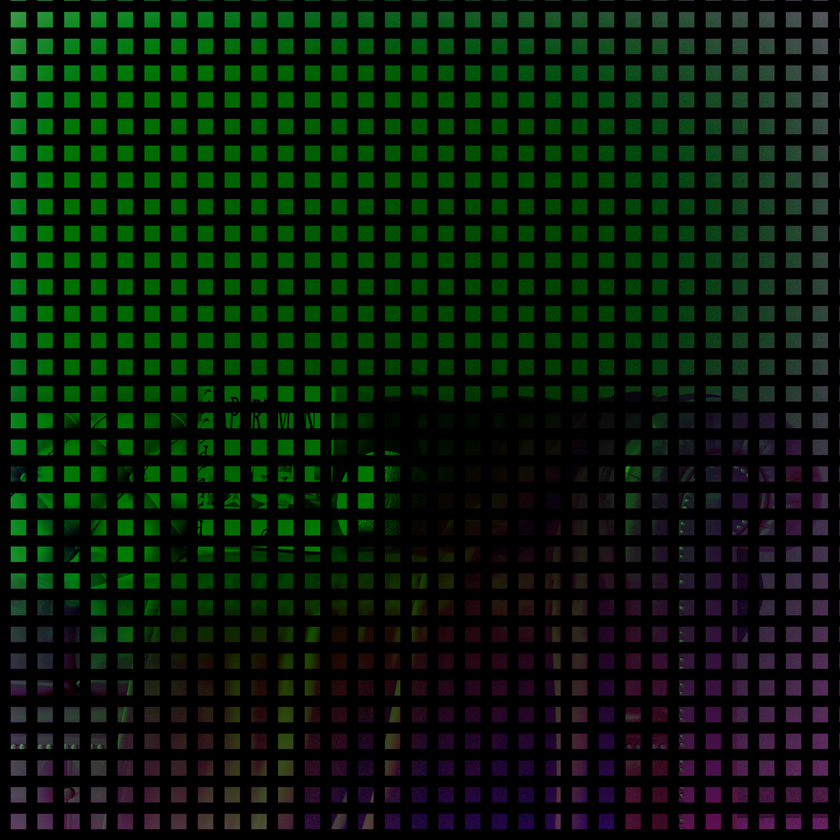
%> input picture Deglared/Coach/3.png, 840 x 840 px, shrunk from 3000 x 3000 before the run
$ octave deglare_image_test.m   (GNU Octave 9; MATLAB toolbox functions it lacks are replaced by stand-ins)
%> lines starting %> are read from the running program, lines starting %| are printed output that depends on the picture
### create_g.m
function g = create_g(m_minus, r, size)
    occluded = m_minus .* r;

    numerator = imgaussfilt(occluded, size);
    denominator = imgaussfilt(m_minus, size);

    g = numerator ./ denominator;
end

### create_s.m
function s = create_s(m_plus, r, g)
    s = m_plus .* (r - g);
end

### deglare_image.m
function deglared = deglare_image(I, mask_plus, mask_minus)
    g = create_g(mask_minus, I, 25);
    deglared = create_s(mask_plus, I, g);
end

### deglare_image_test.m
imname = "3.png";
glared = im2double(imread(sprintf('Glare/Coach/%s', imname)));
mask_plus = im2double(imread('Masks/1_plus.png'));
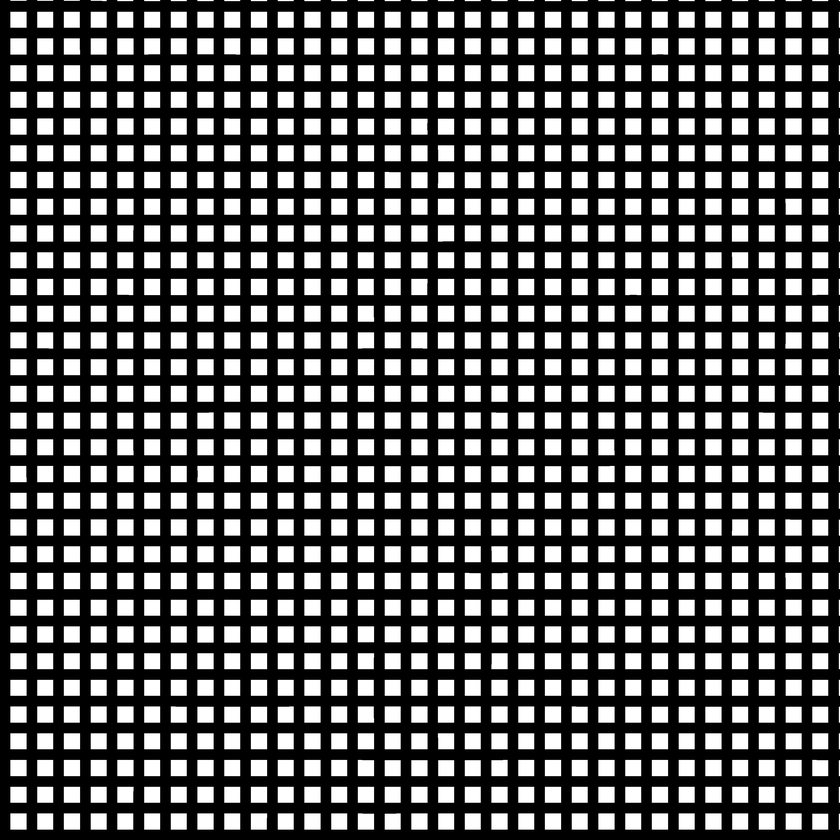
%> input picture Masks/1_plus.png, 840 x 840 px, shrunk from 3000 x 3000 before the run
%> mask_plus: size 840x840x3 double; min 0, max 1, mean 0.354
mask_minus = im2double(imread('Masks/1_minus.png'));
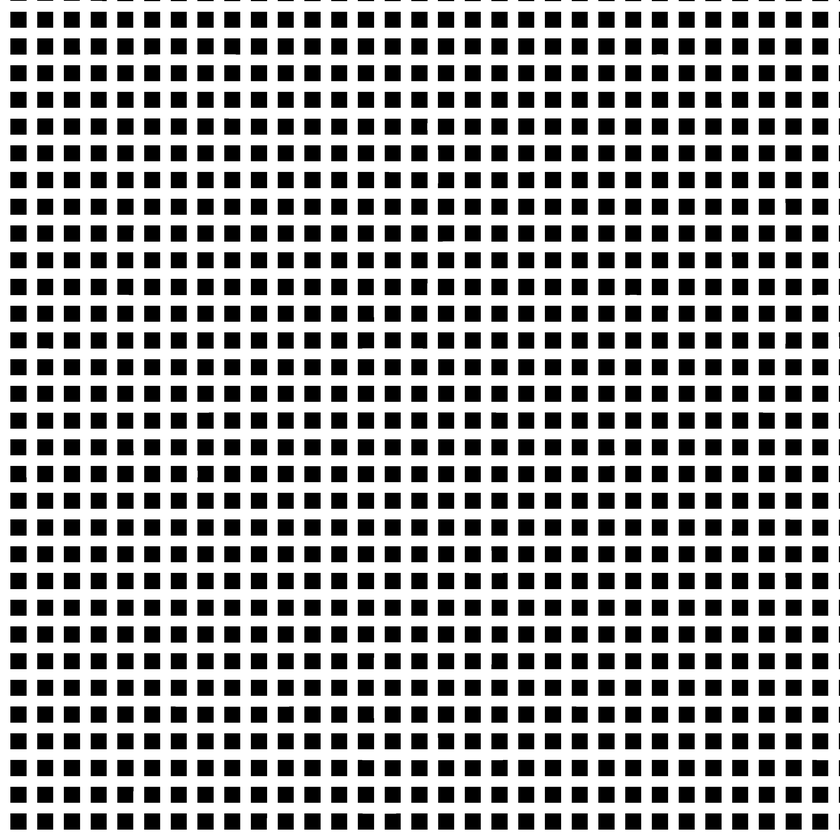
%> input picture Masks/1_minus.png, 840 x 840 px, shrunk from 3000 x 3000 before the run
%> mask_minus: size 840x840x3 double; min 0, max 1, mean 0.646

deglared = deglare_image(glared, mask_plus, mask_minus);
%> in create_g, `occluded = m_minus .* r;`:
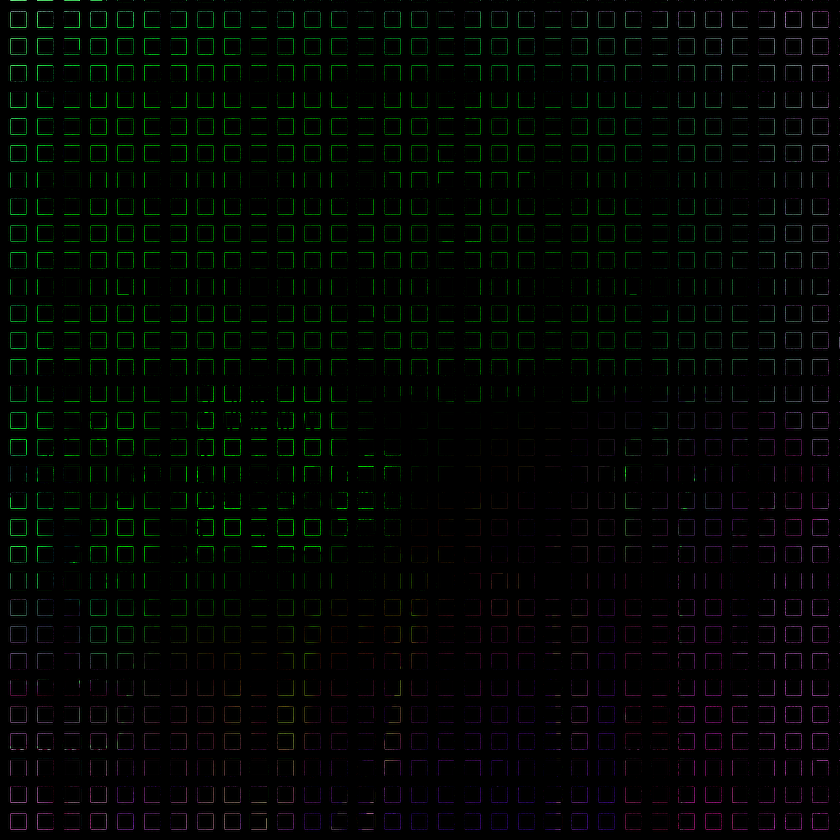
%> occluded: size 840x840x3 double; mean R, G, B 0.000718, 0.00176, 0.000814; drawn with min black and max white
%> in create_g, `numerator = imgaussfilt(occluded, size);`:
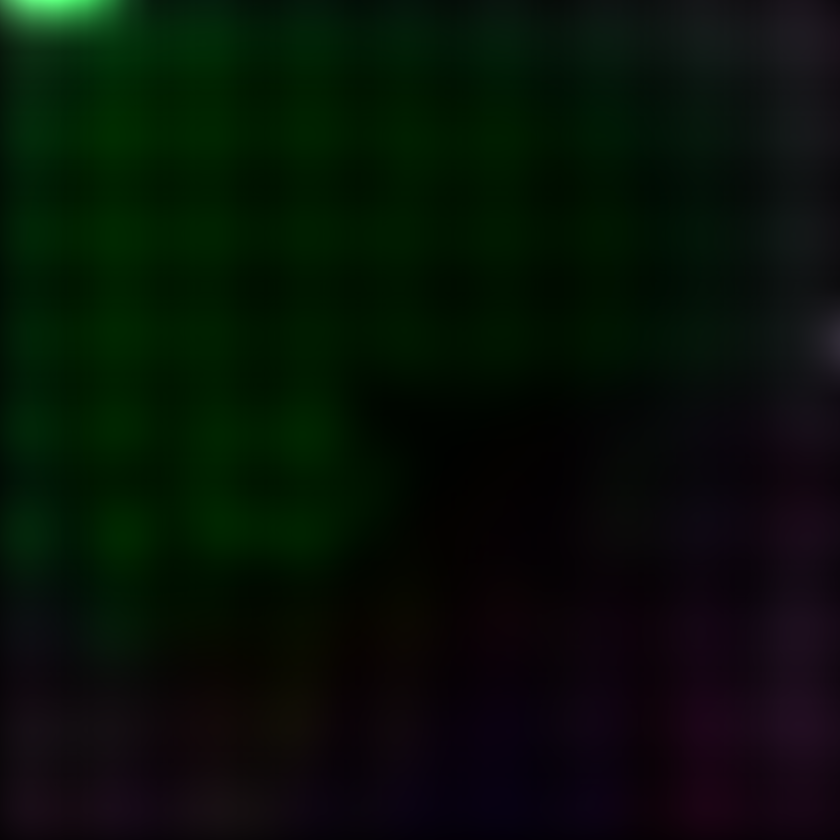
%> numerator: size 840x840x3 double; mean R, G, B 0.000709, 0.00177, 0.000804; drawn with min black and max white
%> in create_g, `denominator = imgaussfilt(m_minus, size);`:
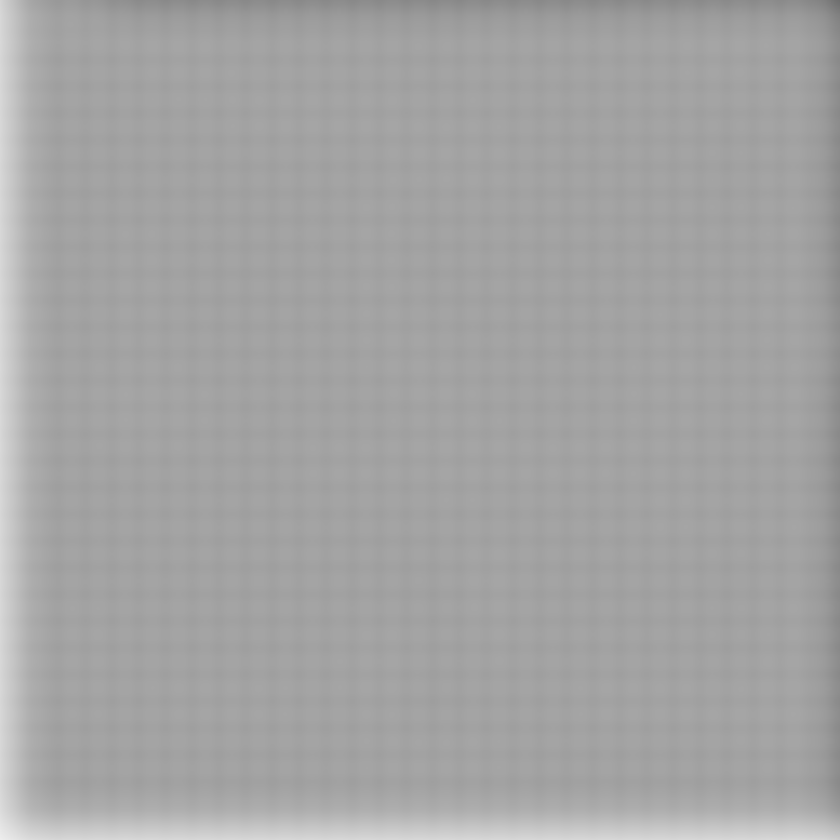
%> denominator: size 840x840x3 double; min 0.433, max 0.933, mean 0.645
%> in create_s, `s = m_plus .* (r - g);`:
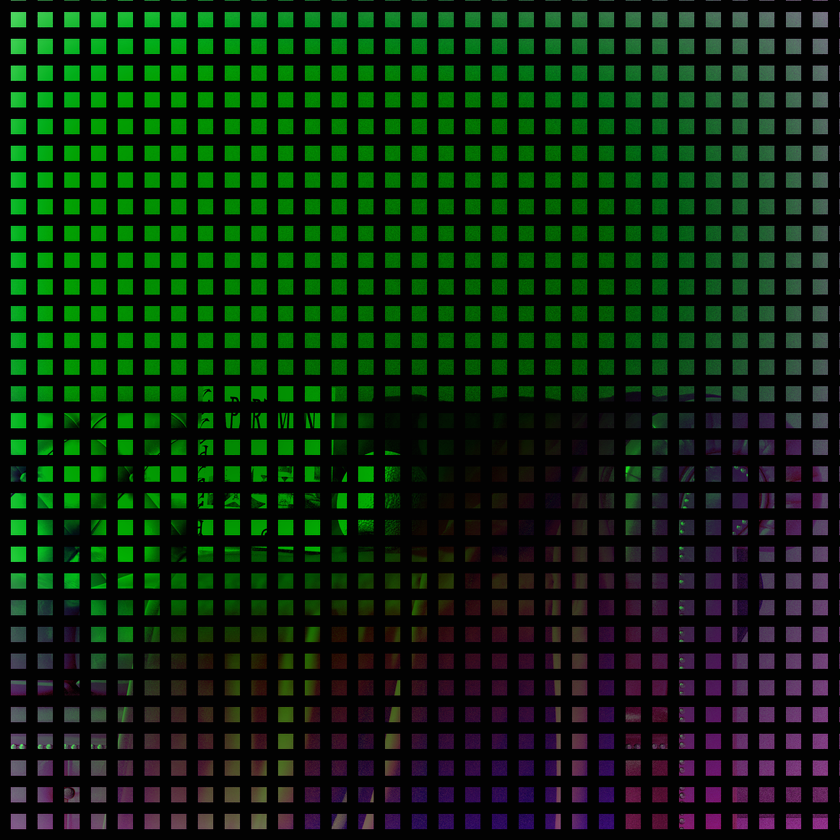
%> s: size 840x840x3 double; mean R, G, B 0.0256, 0.0763, 0.0278; drawn with min black and max white
imshow(deglared);
imwrite(deglared, sprintf('Deglared/Coach/%s', imname));
